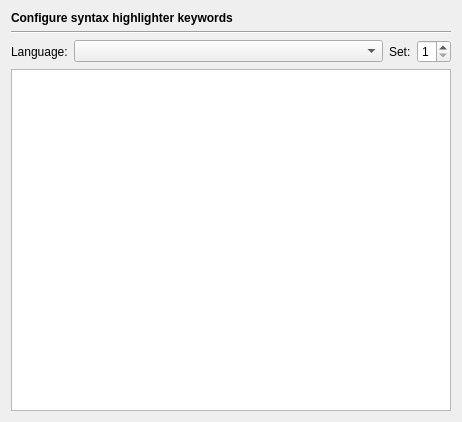
<?xml version="1.0" encoding="UTF-8"?>
<ui version="4.0">
 <class>EditorKeywordsPage</class>
 <widget class="QWidget" name="EditorKeywordsPage">
  <property name="geometry">
   <rect>
    <x>0</x>
    <y>0</y>
    <width>462</width>
    <height>422</height>
   </rect>
  </property>
  <layout class="QVBoxLayout" name="verticalLayout">
   <item>
    <widget class="QLabel" name="headerLabel">
     <property name="text">
      <string>&lt;b&gt;Configure syntax highlighter keywords&lt;/b&gt;</string>
     </property>
    </widget>
   </item>
   <item>
    <widget class="Line" name="line5">
     <property name="frameShape">
      <enum>QFrame::HLine</enum>
     </property>
     <property name="frameShadow">
      <enum>QFrame::Sunken</enum>
     </property>
     <property name="orientation">
      <enum>Qt::Horizontal</enum>
     </property>
    </widget>
   </item>
   <item>
    <layout class="QHBoxLayout" name="horizontalLayout">
     <item>
      <widget class="QLabel" name="TextLabel1_3_3">
       <property name="toolTip">
        <string/>
       </property>
       <property name="text">
        <string>Language:</string>
       </property>
       <property name="buddy">
        <cstring></cstring>
       </property>
      </widget>
     </item>
     <item>
      <widget class="QComboBox" name="languageCombo">
       <property name="sizePolicy">
        <sizepolicy hsizetype="Expanding" vsizetype="Fixed">
         <horstretch>0</horstretch>
         <verstretch>0</verstretch>
        </sizepolicy>
       </property>
       <property name="toolTip">
        <string>Select the language to be configured.</string>
       </property>
      </widget>
     </item>
     <item>
      <widget class="QLabel" name="label">
       <property name="text">
        <string>Set:</string>
       </property>
      </widget>
     </item>
     <item>
      <widget class="QSpinBox" name="setSpinBox">
       <property name="minimum">
        <number>1</number>
       </property>
       <property name="maximum">
        <number>9</number>
       </property>
      </widget>
     </item>
    </layout>
   </item>
   <item>
    <widget class="QPlainTextEdit" name="keywordsEdit">
     <property name="toolTip">
      <string>Enter the keywords separated by a blank</string>
     </property>
    </widget>
   </item>
  </layout>
 </widget>
 <tabstops>
  <tabstop>languageCombo</tabstop>
  <tabstop>setSpinBox</tabstop>
  <tabstop>keywordsEdit</tabstop>
 </tabstops>
 <resources/>
 <connections/>
</ui>
